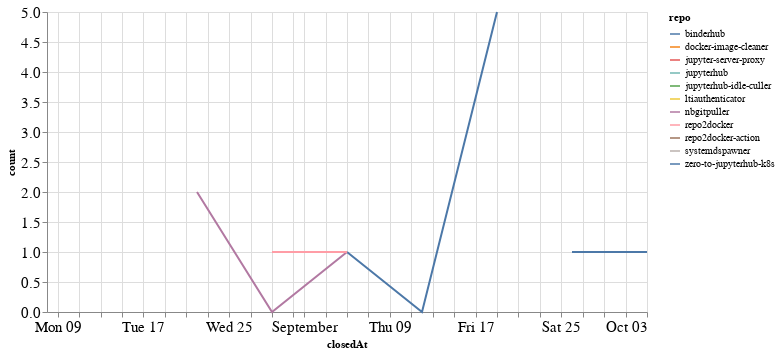

Here is the notebook cell this chart was saved with:
### Code cell
closed_by_time = closed_by.groupby('repo').resample('W', on='closedAt').count()['author'].reset_index()
closed_by_time = closed_by_time.rename(columns={'author': 'count'})

alt.Chart(closed_by_time, width=600).mark_line().encode(
    x='closedAt',
    y='count',
    color='repo',
    tooltip="repo"
)

### Figure 1 — Vega-Lite specification as saved in the notebook (floating-point values rounded to 4 significant figures)
{"config": {"axisLeft": {"labelFontSize": 15}, "axisBottom": {"labelFontSize": 15}}, "data": {"name": "data-f95812856d36f9308bcc4702efa6f184"}, "mark": "line", "encoding": {"color": {"type": "nominal", "field": "repo"}, "tooltip": {"type": "nominal", "field": "repo"}, "x": {"type": "temporal", "field": "closedAt"}, "y": {"type": "quantitative", "field": "count"}}, "width": 600, "$schema": "https://vega.github.io/schema/vega-lite/v4.8.1.json", "datasets": {"data-f95812856d36f9308bcc4702efa6f184": [{"repo": "binderhub", "closedAt": "2021-09-05T00:00:00", "count": 1}, {"repo": "binderhub", "closedAt": "2021-09-12T00:00:00", "count": 0}, {"repo": "binderhub", "closedAt": "2021-09-19T00:00:00", "count": 5}, {"repo": "docker-image-cleaner", "closedAt": "2021-09-19T00:00:00", "count": 2}, {"repo": "jupyter-server-proxy", "closedAt": "2021-08-29T00:00:00", "count": 2}, {"repo": "jupyterhub", "closedAt": "2021-08-22T00:00:00", "count": 1}, {"repo": "jupyterhub-idle-culler", "closedAt": "2021-09-26T00:00:00", "count": 1}, {"repo": "ltiauthenticator", "closedAt": "2021-09-05T00:00:00", "count": 1}, {"repo": "nbgitpuller", "closedAt": "2021-08-22T00:00:00", "count": 2}, {"repo": "nbgitpuller", "closedAt": "2021-08-29T00:00:00", "count": 0}, {"repo": "nbgitpuller", "closedAt": "2021-09-05T00:00:00", "count": 1}, {"repo": "repo2docker", "closedAt": "2021-08-29T00:00:00", "count": 1}, {"repo": "repo2docker", "closedAt": "2021-09-05T00:00:00", "count": 1}, {"repo": "repo2docker-action", "closedAt": "2021-09-19T00:00:00", "count": 1}, {"repo": "systemdspawner", "closedAt": "2021-08-08T00:00:00", "count": 1}, {"repo": "zero-to-jupyterhub-k8s", "closedAt": "2021-09-26T00:00:00", "count": 1}, {"repo": "zero-to-jupyterhub-k8s", "closedAt": "2021-10-03T00:00:00", "count": 1}]}}
